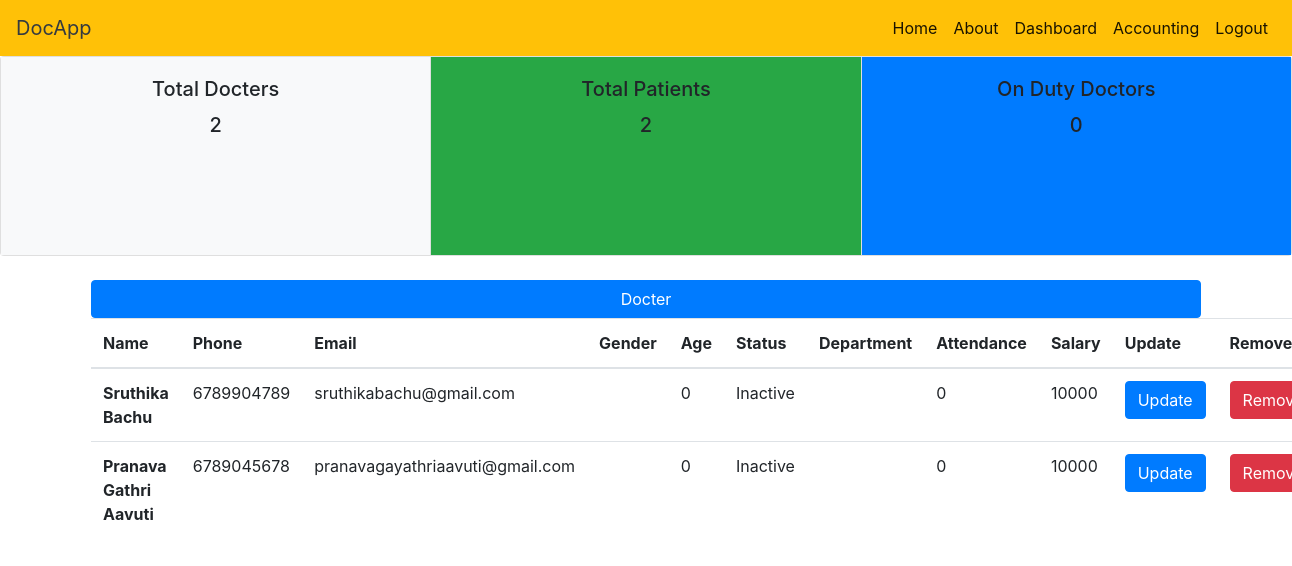
/hr_dashboard/, run on the app's committed database.
### DOCTOR/models.py (models this page shows)
class Docter(models.Model):
	name = models.CharField(max_length=40)
	phone = models.CharField(max_length=12,default="",unique=True)
	email = models.CharField(max_length=50,unique=True)
	gender = models.CharField(max_length=30)
	address = models.CharField(max_length=200)
	age = models.IntegerField(default= 0)
	blood = models.CharField(max_length=10)
	username = models.OneToOneField(User,on_delete = models.CASCADE)
	status = models.BooleanField(default = 0)
	department = models.CharField(max_length=30 , default = "")
	attendance = models.IntegerField(default = 0)
	salary = models.IntegerField(default = 10000)

### hospital/views.py (the view)
# urls.py: path('hr_dashboard/', hr_dashboard , name = 'hr_dashboard'),
def hr_dashboard(request):
	status = False
	if request.user:
		status = request.user
	all_p = Patient.objects.all()
	all_d = Docter.objects.all()
	active_d = Docter.objects.filter(status = 1)
	return render(request , 'hr_dashboard.html' ,{"all_p":len(all_p) ,"all_d":len(all_d) ,"all_data" : all_d , "active_d":len(active_d) ,'user' : "H" , 'status' : status})

### templates/hr_dashboard.html (shortened to what this page needs)
<!DOCTYPE html>
<html>
<head>
	<link rel="stylesheet" href="https://stackpath.bootstrapcdn.com/bootstrap/4.5.0/css/bootstrap.min.css" >
	</head>
<body>
 {% include "nav.html" %}
 <div class="card-group">
  <div class="card">
    <div class="card-body bg-light">
      <h5 class="card-title">Total Docters</h5>
      <h5>{{ all_d }}</h5>
    </div>
  </div>
  <div class="card">
    <div class="card-body bg-success">
      <h5 class="card-title">Total Patients</h5>
      <h5>{{ all_p }}</h5>
    </div>
  </div>
  <div class="card">
    <div class="card-body bg-primary">
      <h5 class="card-title">On Duty Doctors</h5>
      <h5>{{ active_d }}</h5>
    </div>
  </div>
</div>
<br>
<div class="container">
<div class="row">
	<div class="col-sm-12">
		<button class="btn btn-primary">Docter</button>
		<table class="table">
  <thead>
    <tr>
      <th scope="col">Name</th>
      <th scope="col">Phone</th>
      <th scope="col">Email</th>
      <th scope="col">Gender</th>
      <th scope="col">Age</th>
      <th scope="col">Status</th>
      <th scope="col">Department</th>
      <th scope="col">Attendance</th>
      <th scope="col">Salary</th>
      <th scope="col">Update </th>
      <th scope="col">Remove</th>
    </tr>
  </thead>
  <tbody>
  	  	{% for data in all_data %}
    <tr>
      <th scope="row">{{ data.name }}</th>
      <td> {{ data.phone }}</td>
      <td> {{ data.email }} </td>
      <td> {{ data.gender }}</td>
      <td> {{ data.age }}</td>
      {% if data.status %}
      <td> Active</td>
      {% else %}
      <td> Inactive</td>
{% endif %}
      <td> {{ data.department }}</td>
      <td> {{ data.attendance }}</td>
      <td> {{ data.salary }}</td>
      <td><a href="{% url 'update_docter' id=data.id %}" class="btn btn-primary" >Update</a></td>
      <td><a href="{% url 'delete_docter' %}" class="btn btn-danger" >Remove</a></td>
    </tr>
    {% endfor %}
  </tbody>
</table>
	</div>
  </div>
</div>
</body>
</html>

### templates/hr_dashboard.html (style rules this page uses)
.card-body { text-align: center; }
.card { height: 200px; }
button { width: 100%; }

### data on the page
Docter: name "Sruthika Bachu", phone "6789904789", email "sruthikabachu@gmail.com", age "0", status "Inactive", attendance "0", salary "10000"
Docter: name "Pranava Gathri Aavuti", phone "6789045678", email "pranavagayathriaavuti@gmail.com", age "0", status "Inactive", attendance "0", salary "10000"

### other printed values
{{ all_d }} "2"
{{ all_p }} "2"
{{ active_d }} "0"
